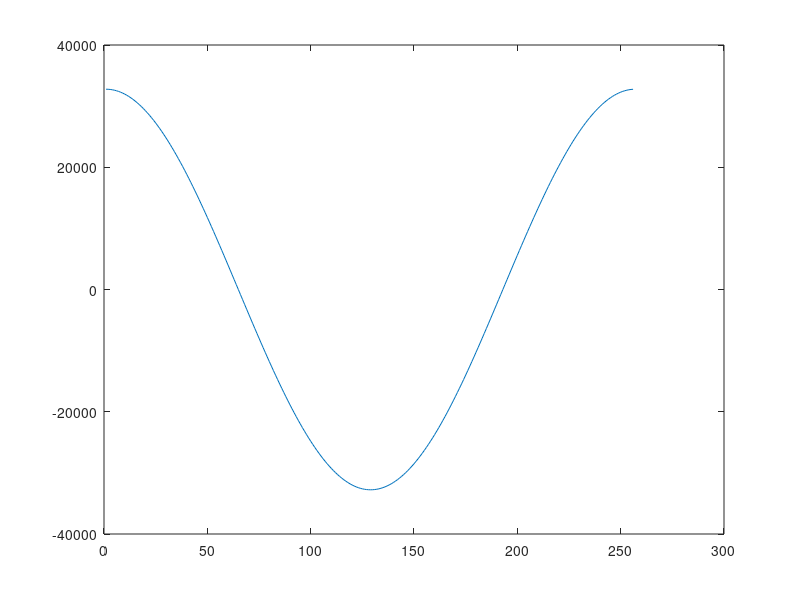

Source code (MATLAB):
clc;
clear all;
close all;


Fs = 50e6;
t = 0:1/Fs:255/Fs;
f = 1/(256*20e-9);

x = fix((2^15-1)*cos(2*pi*f*t));

plot(x);